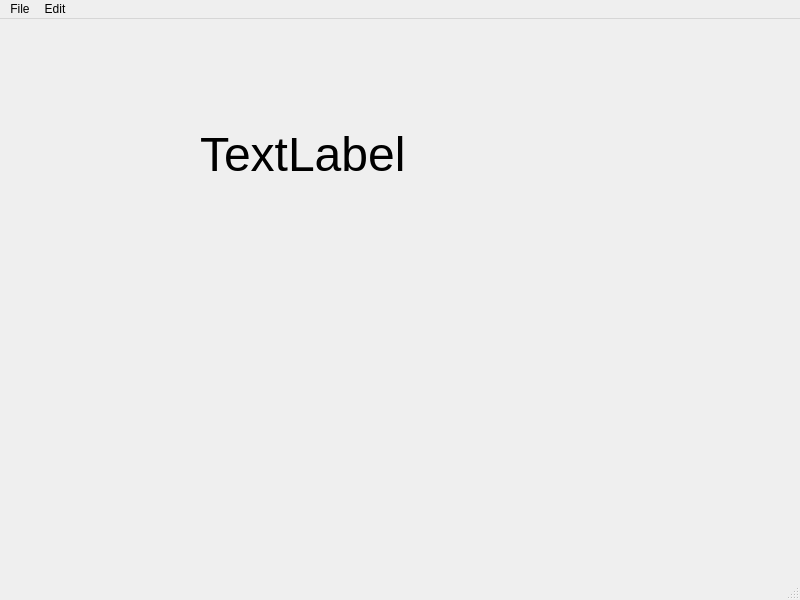
<?xml version="1.0" encoding="UTF-8"?>
<ui version="4.0">
 <class>MainWindow</class>
 <widget class="QMainWindow" name="MainWindow">
  <property name="geometry">
   <rect>
    <x>0</x>
    <y>0</y>
    <width>800</width>
    <height>600</height>
   </rect>
  </property>
  <property name="windowTitle">
   <string>MainWindow</string>
  </property>
  <widget class="QWidget" name="centralwidget">
   <widget class="QLabel" name="label">
    <property name="geometry">
     <rect>
      <x>200</x>
      <y>80</y>
      <width>291</width>
      <height>111</height>
     </rect>
    </property>
    <property name="font">
     <font>
      <pointsize>36</pointsize>
     </font>
    </property>
    <property name="text">
     <string>TextLabel</string>
    </property>
   </widget>
  </widget>
  <widget class="QMenuBar" name="menubar">
   <property name="geometry">
    <rect>
     <x>0</x>
     <y>0</y>
     <width>800</width>
     <height>21</height>
    </rect>
   </property>
   <widget class="QMenu" name="menuFile">
    <property name="title">
     <string>File</string>
    </property>
    <addaction name="actionNew"/>
    <addaction name="actionSave"/>
   </widget>
   <widget class="QMenu" name="menuEdit">
    <property name="title">
     <string>Edit</string>
    </property>
    <addaction name="actioncopu"/>
    <addaction name="actionpaste"/>
   </widget>
   <addaction name="menuFile"/>
   <addaction name="menuEdit"/>
  </widget>
  <widget class="QStatusBar" name="statusbar"/>
  <action name="actionNew">
   <property name="text">
    <string>New</string>
   </property>
   <property name="statusTip">
    <string>Create a new file</string>
   </property>
   <property name="shortcut">
    <string>Ctrl+N</string>
   </property>
  </action>
  <action name="actionSave">
   <property name="text">
    <string>Save</string>
   </property>
   <property name="statusTip">
    <string>Save a file</string>
   </property>
   <property name="shortcut">
    <string>Ctrl+S</string>
   </property>
  </action>
  <action name="actioncopu">
   <property name="text">
    <string>copy</string>
   </property>
   <property name="statusTip">
    <string>copy a file</string>
   </property>
   <property name="shortcut">
    <string>Ctrl+C</string>
   </property>
  </action>
  <action name="actionpaste">
   <property name="text">
    <string>paste</string>
   </property>
   <property name="statusTip">
    <string>paste a file</string>
   </property>
   <property name="shortcut">
    <string>Ctrl+V</string>
   </property>
  </action>
 </widget>
 <resources/>
 <connections/>
</ui>
